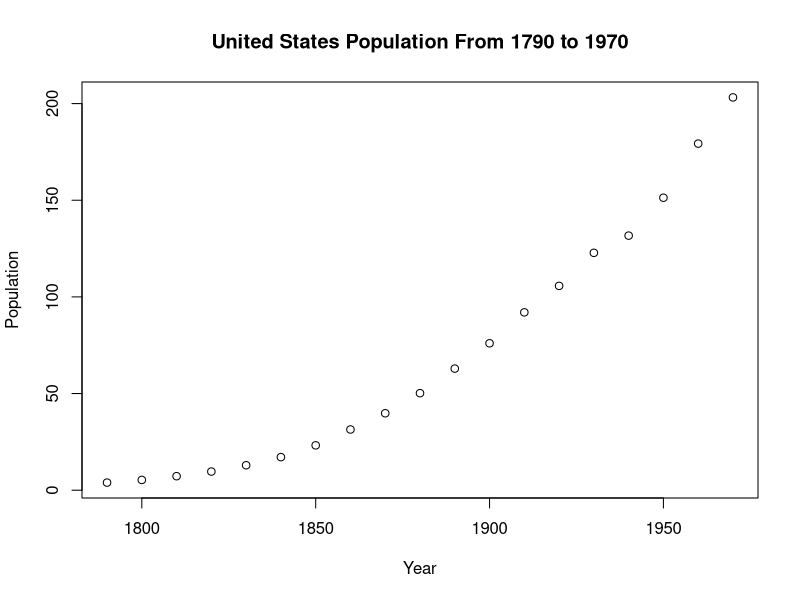
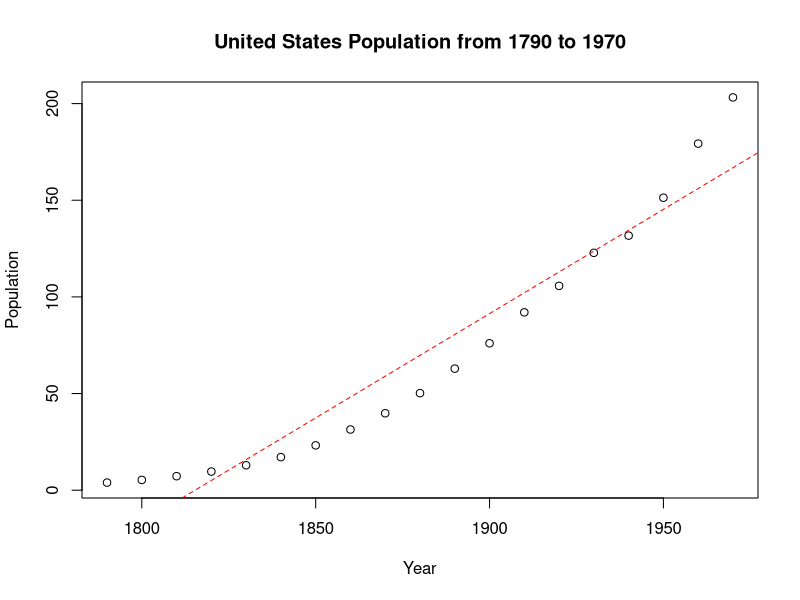
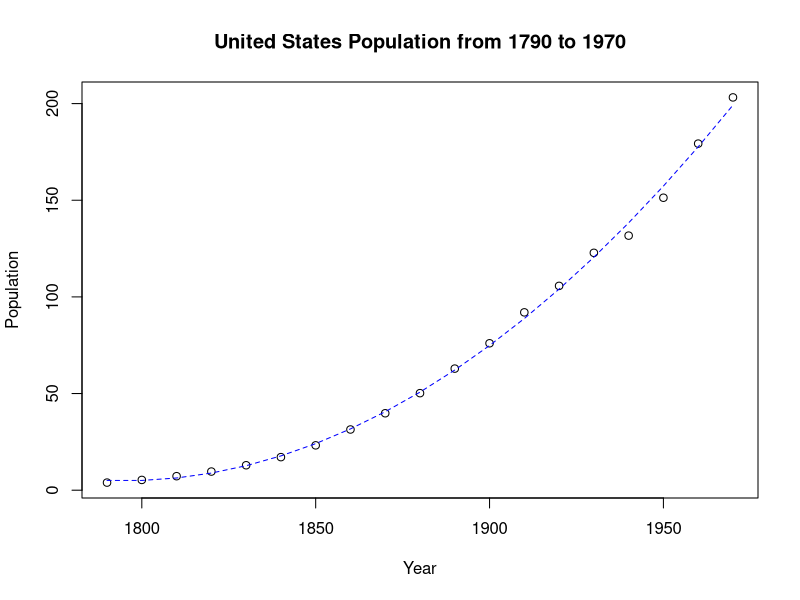
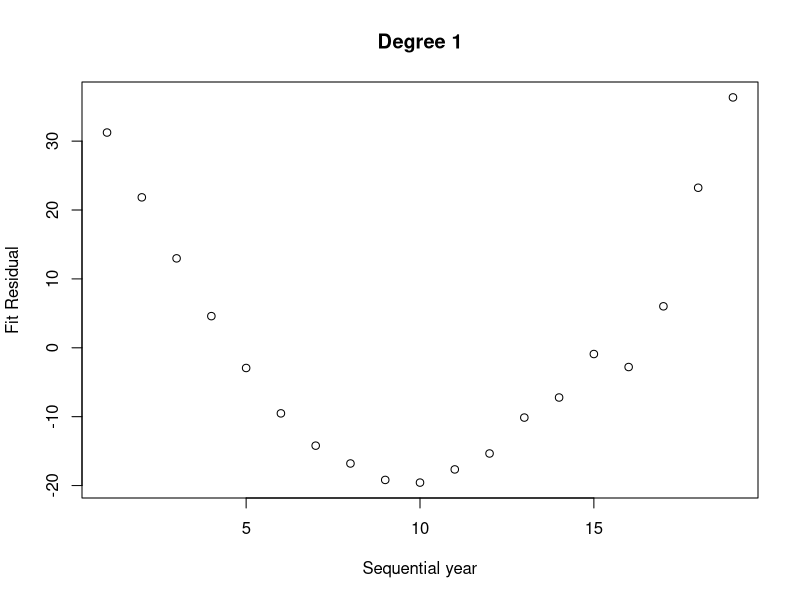
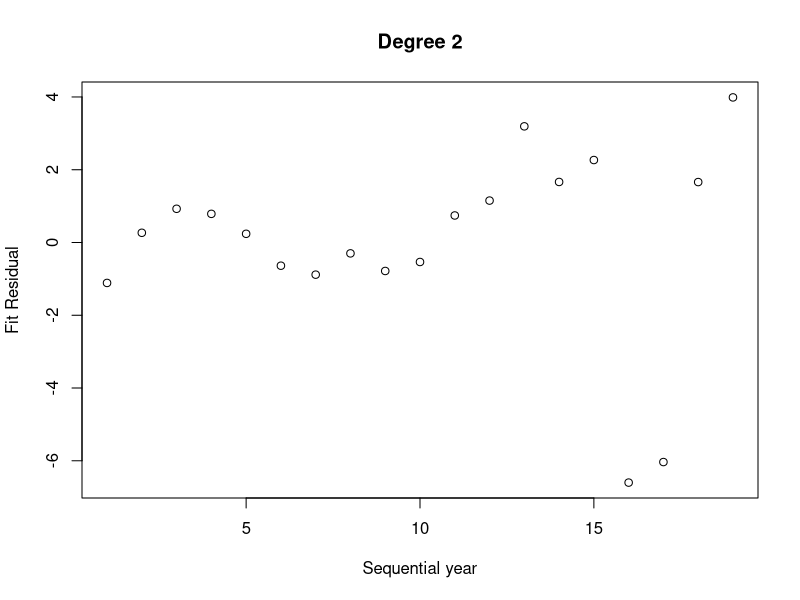

Generate these figures, in order, with R:
## ---- chunk 1
summary(cars)
## ---- chunk 2
pop<-data.frame(uspop)
summary(pop)
pop$uspop<-as.numeric(pop$uspop)
pop$year<-seq(from=1790,to=1970, by=10)

plot(y=pop$uspop,x=pop$year,main="United States Population From 1790 to 1970", xlab="Year",ylab="Population")


## ---- chunk 3
lm1<-lm(pop$uspop~pop$year)
summary(lm1)
## ---- chunk 4

plot(y=pop$uspop, x=pop$year, main="United States Population from 1790 to 1970", xlab="Year", ylab="Population")
abline(a=coef(lm1[1]),b=coef(lm1)[2],lty=2,col="red")

## ---- chunk 5
lm2<-lm(pop$uspop~poly(pop$year,2))

summary(lm2)

## ---- chunk 6
plot(y=pop$uspop,x=pop$year,main="United States Population from 1790 to 1970",xlab="Year",ylab="Population") 

pop$lm2.predict=predict(lm2,newdata=pop)

lines(sort(pop$year),fitted(lm2)[order(pop$year)],col="blue", lty=2)
## ---- chunk 7

plot(resid(lm1),main="Degree 1", xlab="Sequential year",ylab="Fit Residual")
plot(resid(lm2),main="Degree 2",xlab="Sequential year", ylab="Fit Residual")

## ---- chunk 8
c(sum(abs(resid(lm1))),sum(abs(resid(lm2))))

## ---- chunk 9

